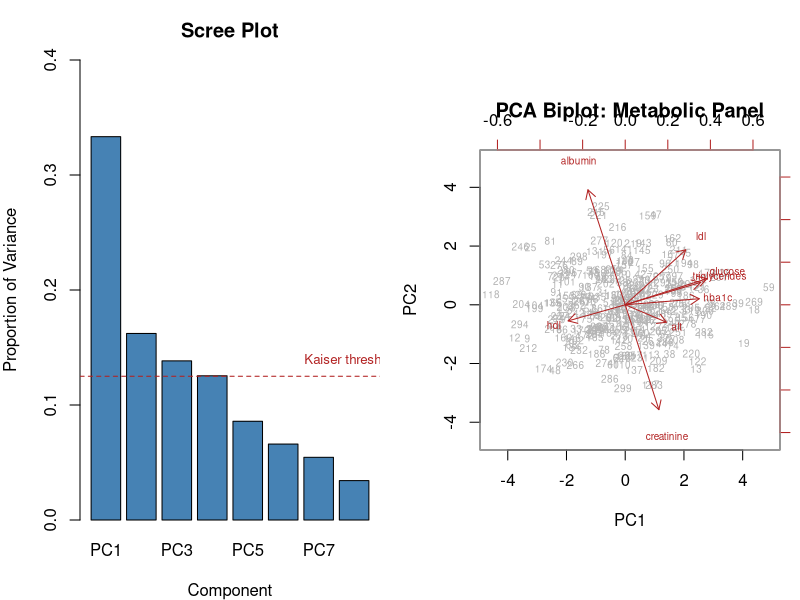
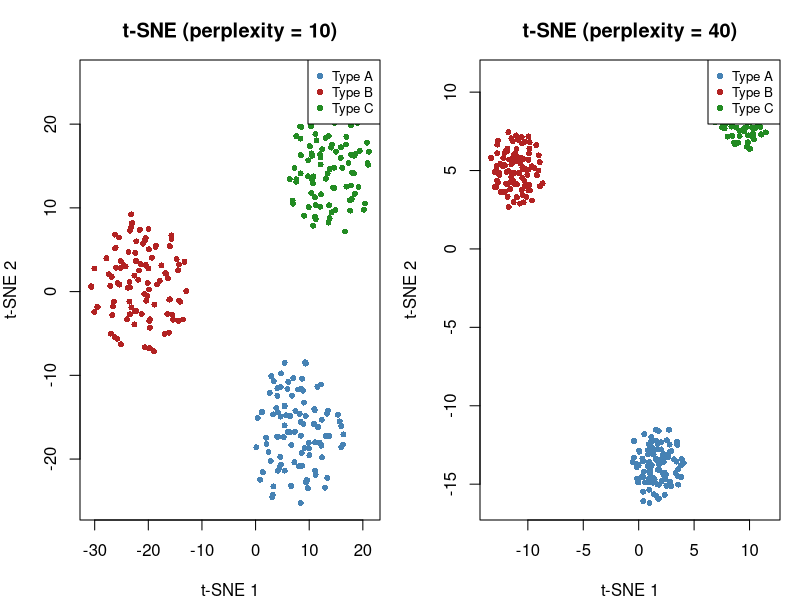
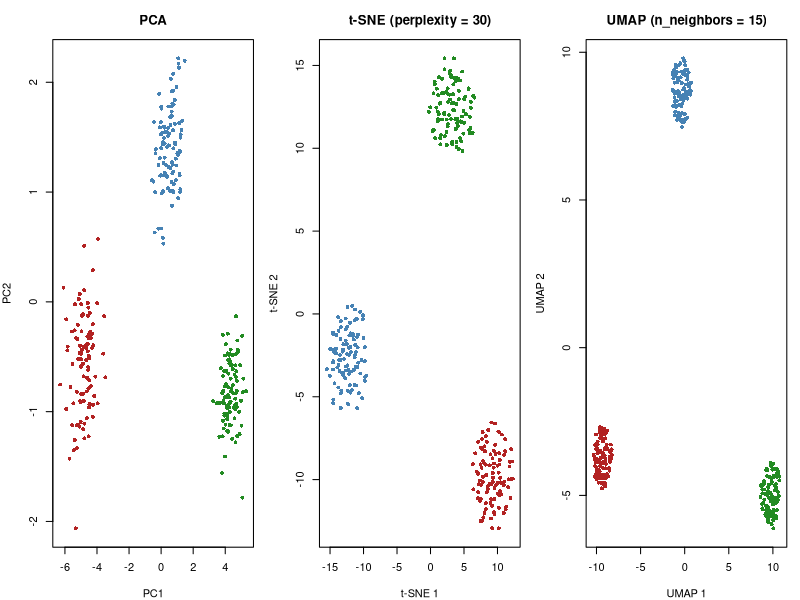
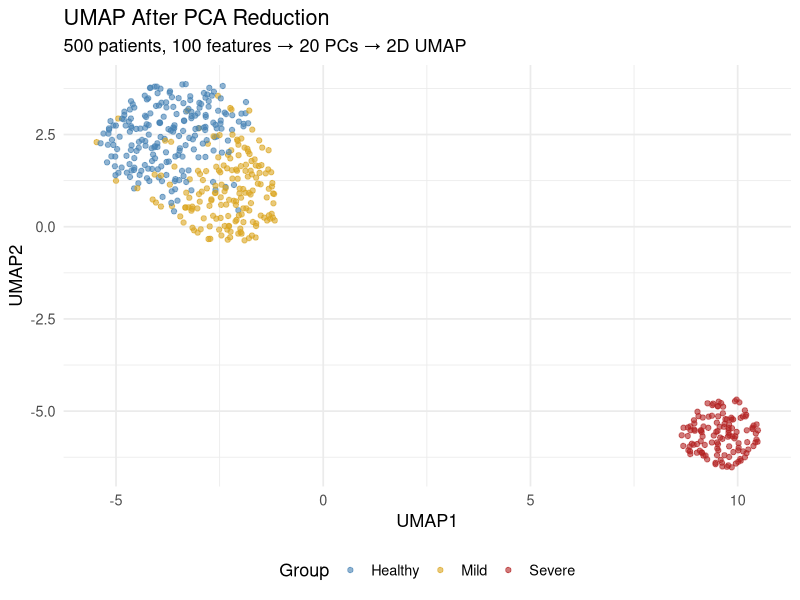

The R script that drew these images, in order: (Note: this script raises an error after producing the figures.)
## ---- chunk 1
#| include: false
library(tidyverse)
library(knitr)
## ---- chunk 2
#| label: fig-pca-metabolic-r
#| fig-cap: "PCA of a simulated metabolic panel: scree plot and biplot."
#| fig-width: 12
#| fig-height: 5

set.seed(42)
n <- 300

# Simulate correlated metabolic data
# Create correlation structure: glucose/HbA1c/triglycerides cluster;
# creatinine/albumin cluster
library(MASS)
Sigma <- matrix(c(
  1.0, 0.7, 0.5, 0.3,-0.2, 0.1, 0.2,-0.1,
  0.7, 1.0, 0.4, 0.2,-0.2, 0.1, 0.1,-0.1,
  0.5, 0.4, 1.0, 0.4,-0.3, 0.1, 0.3,-0.1,
  0.3, 0.2, 0.4, 1.0,-0.5, 0.1, 0.2, 0.0,
 -0.2,-0.2,-0.3,-0.5, 1.0,-0.1,-0.1, 0.2,
  0.1, 0.1, 0.1, 0.1,-0.1, 1.0, 0.1,-0.3,
  0.2, 0.1, 0.3, 0.2,-0.1, 0.1, 1.0,-0.2,
 -0.1,-0.1,-0.1, 0.0, 0.2,-0.3,-0.2, 1.0
), nrow = 8)

z <- mvrnorm(n, mu = rep(0, 8), Sigma = Sigma)
metabolic <- tibble(
  glucose      = round(z[,1] * 30 + 100),
  hba1c        = round(z[,2] * 1.0 + 5.8, 1),
  triglycerides = round(z[,3] * 50 + 150),
  ldl          = round(z[,4] * 30 + 120),
  hdl          = round(z[,5] * 12 + 55),
  creatinine   = round(z[,6] * 0.3 + 1.0, 2),
  alt          = round(z[,7] * 15 + 30),
  albumin      = round(z[,8] * 0.4 + 4.0, 1)
)

# PCA on scaled data
pca_result <- prcomp(metabolic, scale. = TRUE)

# Scree plot and biplot side by side
par(mfrow = c(1, 2), mar = c(4, 4, 3, 1))

# Scree plot
var_explained <- pca_result$sdev^2 / sum(pca_result$sdev^2)
barplot(var_explained, names.arg = paste0("PC", 1:8),
        col = "steelblue", main = "Scree Plot",
        ylab = "Proportion of Variance", xlab = "Component",
        ylim = c(0, 0.4))
abline(h = 1/8, lty = 2, col = "firebrick")  # Kaiser criterion line
text(9, 1/8 + 0.015, "Kaiser threshold", col = "firebrick", cex = 0.8)

# Biplot
biplot(pca_result, scale = 0, cex = 0.6,
       col = c("grey70", "firebrick"),
       main = "PCA Biplot: Metabolic Panel")
## ---- chunk 3
#| label: fig-tsne-r
#| fig-cap: "t-SNE visualisation of simulated patient data with three disease subtypes."
#| fig-width: 10
#| fig-height: 5

library(Rtsne)

set.seed(42)

# Simulate 3 patient subtypes with 20 features
n_per_group <- 100
p <- 20

group1 <- matrix(rnorm(n_per_group * p, mean = 0, sd = 1), ncol = p)
group2 <- matrix(rnorm(n_per_group * p, mean = 2, sd = 1.2), ncol = p)
group3 <- matrix(rnorm(n_per_group * p, mean = -1, sd = 0.8), ncol = p)
# Make groups differ in specific feature subsets
group2[, 1:5] <- group2[, 1:5] + 3
group3[, 10:15] <- group3[, 10:15] - 4

X <- rbind(group1, group2, group3)
labels <- factor(rep(c("Type A", "Type B", "Type C"), each = n_per_group))

# Run t-SNE with two perplexity values
tsne_low  <- Rtsne(X, perplexity = 10, dims = 2, verbose = FALSE, max_iter = 1000)
tsne_high <- Rtsne(X, perplexity = 40, dims = 2, verbose = FALSE, max_iter = 1000)

par(mfrow = c(1, 2), mar = c(4, 4, 3, 1))
cols <- c("steelblue", "firebrick", "forestgreen")

plot(tsne_low$Y, col = cols[labels], pch = 16, cex = 0.8,
     main = "t-SNE (perplexity = 10)", xlab = "t-SNE 1", ylab = "t-SNE 2")
legend("topright", levels(labels), col = cols, pch = 16, cex = 0.8)

plot(tsne_high$Y, col = cols[labels], pch = 16, cex = 0.8,
     main = "t-SNE (perplexity = 40)", xlab = "t-SNE 1", ylab = "t-SNE 2")
legend("topright", levels(labels), col = cols, pch = 16, cex = 0.8)
## ---- chunk 4
#| label: fig-umap-comparison-r
#| fig-cap: "PCA, t-SNE, and UMAP visualisations of the same simulated patient dataset."
#| fig-width: 14
#| fig-height: 4.5

library(Rtsne)
library(uwot)

set.seed(42)

pca_scores <- prcomp(X, scale. = TRUE)$x[, 1:2]
tsne_emb   <- Rtsne(X, perplexity = 30, dims = 2, verbose = FALSE)$Y
umap_emb   <- umap(X, n_neighbors = 15, min_dist = 0.1, verbose = FALSE)

par(mfrow = c(1, 3), mar = c(4, 4, 3, 1))
cols <- c("steelblue", "firebrick", "forestgreen")[as.numeric(labels)]

plot(pca_scores, col = cols, pch = 16, cex = 0.8,
     main = "PCA", xlab = "PC1", ylab = "PC2")

plot(tsne_emb, col = cols, pch = 16, cex = 0.8,
     main = "t-SNE (perplexity = 30)", xlab = "t-SNE 1", ylab = "t-SNE 2")

plot(umap_emb, col = cols, pch = 16, cex = 0.8,
     main = "UMAP (n_neighbors = 15)", xlab = "UMAP 1", ylab = "UMAP 2")
## ---- chunk 5
#| label: fig-workflow-r
#| fig-cap: "The standard workflow: PCA for initial reduction, then UMAP for visualisation."
#| fig-width: 10
#| fig-height: 5

library(uwot)

set.seed(42)

# Simulate high-dimensional data: 500 patients, 100 features
n <- 500; p <- 100
group <- sample(c("Healthy", "Mild", "Severe"), n, replace = TRUE,
                prob = c(0.4, 0.35, 0.25))

X_hd <- matrix(rnorm(n * p), ncol = p)
# Add signal in first few features
X_hd[group == "Mild", 1:10]   <- X_hd[group == "Mild", 1:10] + 1.5
X_hd[group == "Severe", 1:10] <- X_hd[group == "Severe", 1:10] + 3
X_hd[group == "Severe", 11:20] <- X_hd[group == "Severe", 11:20] - 2

# Step 1: Scale
X_scaled <- scale(X_hd)

# Step 2: PCA to 20 components
pca_20 <- prcomp(X_scaled)$x[, 1:20]

# Step 3: UMAP on PCA-reduced data
umap_result <- umap(pca_20, n_neighbors = 15, min_dist = 0.1, verbose = FALSE)

# Step 4: Visualise
plot_df <- tibble(
  UMAP1 = umap_result[, 1],
  UMAP2 = umap_result[, 2],
  Group = factor(group, levels = c("Healthy", "Mild", "Severe"))
)

ggplot(plot_df, aes(x = UMAP1, y = UMAP2, colour = Group)) +
  geom_point(alpha = 0.6, size = 1.5) +
  scale_colour_manual(values = c("Healthy" = "steelblue",
                                  "Mild" = "goldenrod",
                                  "Severe" = "firebrick")) +
  labs(title = "UMAP After PCA Reduction",
       subtitle = "500 patients, 100 features → 20 PCs → 2D UMAP") +
  theme_minimal(base_size = 13) +
  theme(legend.position = "bottom")
## ---- chunk 6
#| label: exercise-1-solution
#| code-fold: true
#| code-summary: "Show solution"
#| fig-width: 10
#| fig-height: 5

# Add diabetes status (correlated with glucose/HbA1c)
set.seed(99)
metabolic$diabetes <- factor(ifelse(metabolic$glucose > 110 & metabolic$hba1c > 6.2,
                                     "Diabetic", "Non-diabetic"))

pca_fit <- prcomp(metabolic %>% select(-diabetes), scale. = TRUE)

# (a) & (b) Scree plot with cumulative variance
var_prop <- pca_fit$sdev^2 / sum(pca_fit$sdev^2)
cum_var  <- cumsum(var_prop)

par(mfrow = c(1, 2), mar = c(4, 4, 3, 1))
barplot(var_prop, names.arg = paste0("PC", 1:8), col = "steelblue",
        main = "Variance Explained", ylab = "Proportion")
abline(h = 1/8, col = "firebrick", lty = 2)

plot(1:8, cum_var, type = "b", pch = 16, col = "steelblue",
     main = "Cumulative Variance", xlab = "Components",
     ylab = "Cumulative proportion", ylim = c(0, 1))
abline(h = 0.80, col = "firebrick", lty = 2)
text(6, 0.82, "80% threshold", col = "firebrick", cex = 0.8)

cat("Components for 80% variance:", which(cum_var >= 0.80)[1], "\n")

# (c) Loadings
cat("\nPC1 loadings:\n")
print(round(sort(pca_fit$rotation[, 1], decreasing = TRUE), 3))
cat("\nPC2 loadings:\n")
print(round(sort(pca_fit$rotation[, 2], decreasing = TRUE), 3))
